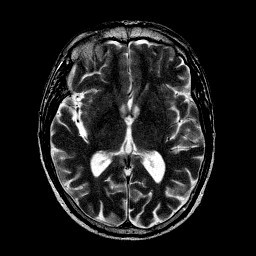
%> input picture 5(A).png, 256 x 256 px
$ octave main.m   (GNU Octave 9; MATLAB toolbox functions it lacks are replaced by stand-ins)
%> lines starting %> are read from the running program, lines starting %| are printed output that depends on the picture
clc; clear; close all;

img1 = im2double(imread('5(A).png'));  % MRI Image
%> img1: size 256x256x3 double; min 0, max 1, mean 0.122
img2 = im2double(imread('5(B).png'));  % CT Image
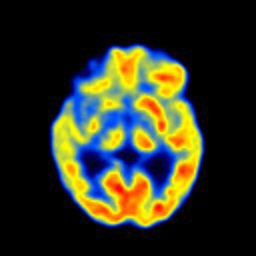
%> input picture 5(B).png, 256 x 256 px

img1 = imresize(img1, [256, 256]);
img2 = imresize(img2, [256, 256]);

figure;
subplot(1,2,1); imshow(img1); title('MRI Image');
subplot(1,2,2); imshow(img2); title('CT Image');

% Contourlet Transform Decomposition
pyr_levels = 3;
[low1, high1] = contourlet_decompose(img1, pyr_levels);
%> the loop in contourlet_decompose, `for i = 1:levels` made 3 passes
%> pass 1, in contourlet_decompose, `low = imresize(blurred, 0.5);`:
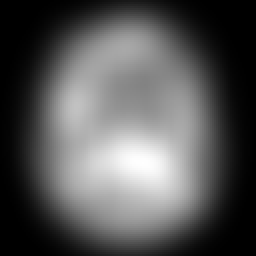
%> low: size 128x128x3 double (shown 2 times larger); min -3.99e-07, max 0.362, mean 0.122; drawn with min black and max white
%> after the loop in contourlet_decompose, `for i = 1:levels`: high = 3 items
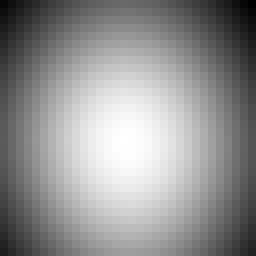
%> low1: size 32x32x3 double (shown 8 times larger); min 0.0358, max 0.133, mean 0.0913; drawn with min black and max white
%> high1 = 3 items
[low2, high2] = contourlet_decompose(img2, pyr_levels);
%> high2 = 3 items

% Low-frequency fusion (Weighted average)
weight1 = 0.5;
weight2 = 0.5;
fused_low = weight1 * low1 + weight2 * low2;
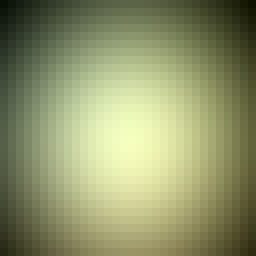
%> fused_low: size 32x32x3 double (shown 8 times larger); mean R, G, B 0.115, 0.118, 0.0941; drawn with min black and max white


% Apply curvature filter only at Level 3
fused_high = cell(size(high1));
%> fused_high = {[], [], []}
fused_high{3} = curvature_filter(fused_high{3}, 15, 0.0005);  % Apply filter to highest level only
%> in curvature_filter, `img = double(img);`: img = []

% High-frequency fusion (Max-abs rule)

for i = 1:pyr_levels
    mask = abs(high1{i}) > abs(high2{i});
    fused_high{i} = mask .* high1{i} + (~mask) .* high2{i};
end
%> this loop made 3 passes
%> pass 3, `mask = abs(high1{i}) > abs(high2{i});`:
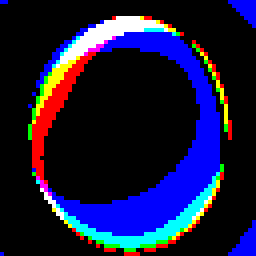
%> mask: size 64x64x3 logical (shown 4 times larger); mean R, G, B 0.0896, 0.0898, 0.229
%> after the loop, fused_high = 3 items


%% Step 3: Reconstruct the Fused Image
fused_image = contourlet_reconstruct(fused_low, fused_high);
%> the loop in contourlet_reconstruct, `for i = length(high):-1:1` made 3 passes
%> i on passes 1, 3: 3, 1
%> pass 2, in contourlet_reconstruct, `img = imresize(img, 2) + high{i};`:
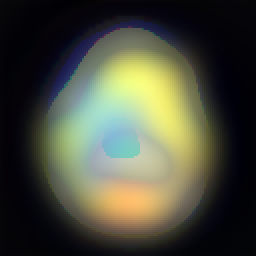
%> img: size 128x128x3 double (shown 2 times larger); mean R, G, B 0.17, 0.175, 0.137; drawn with min black and max white

figure;
subplot(1,3,1); imshow(img1); title('MRI Image');
subplot(1,3,2); imshow(img2); title('CT Image');
subplot(1,3,3); imshow(fused_image); title('Fused Image');
%> after `imshow(fused_image)`:
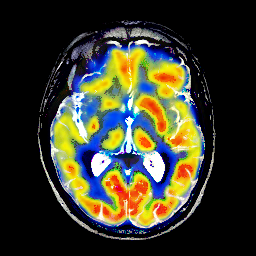
%> displayed picture: size 256x256x3, on the screen's scale of 0 to 255; mean R, G, B 58.2, 58.4, 43.3

imwrite(fused_image, "C:\Users\Shweta Sharma\Desktop\Objective Metrics\02\05.png");

function [low, high] = contourlet_decompose(img, levels)
    low = img;
    high = cell(1, levels);
    for i = 1:levels
        blurred = imgaussfilt(low, 20);  % Low-pass filter
        high{i} = low - blurred;
        low = imresize(blurred, 0.5);
    end
end

function img = contourlet_reconstruct(low, high)
    img = low;
    for i = length(high):-1:1
        img = imresize(img, 2) + high{i};
    end
end

function output = curvature_filter(img, iterations, dt)
    img = double(img);
    for k = 1:iterations
        [Ix, Iy] = gradient(img);
        grad_mag = sqrt(Ix.^2 + Iy.^2 + eps);

        Nx = Ix ./ grad_mag;
        Ny = Iy ./ grad_mag;

        [Nxx, ~] = gradient(Nx);
        [~, Nyy] = gradient(Ny);

        curvature = Nxx + Nyy;
        img = img + dt * curvature;
    end
    output = max(min(img, 1), 0);
end
